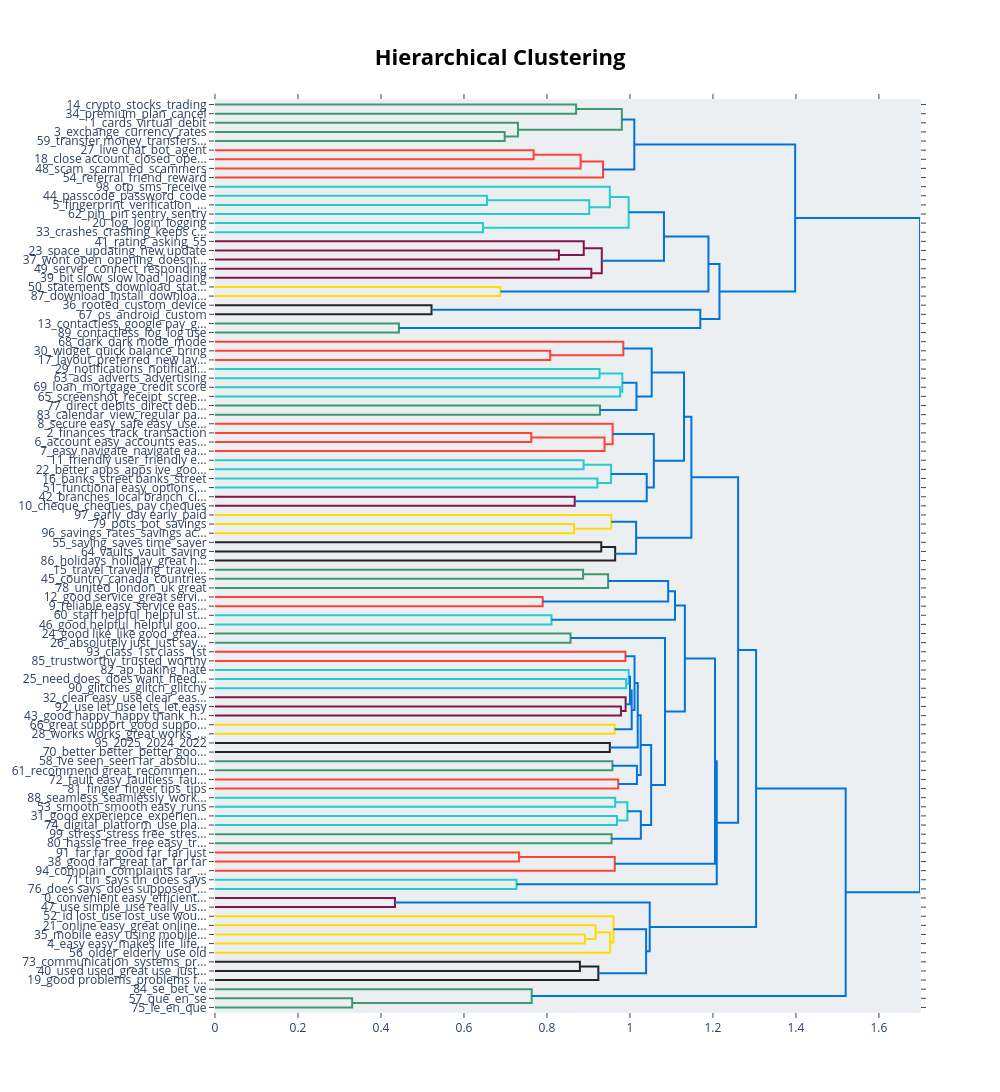

Source (notebook cell):
### Code cell
# Visualize topics as a hierarchical tree
fig = seed_try.visualize_hierarchy()
fig.show()

### Figure 1 — Plotly figure (JSON) as saved in the notebook; plotly's stock layout.template omitted (floating-point values rounded to 4 significant figures)
{"data": [{"hoverinfo": "text", "marker": {"color": "rgb(61,153,112)"}, "mode": "lines", "type": "scatter", "x": [0.0, 0.8702, 0.8702, 0.0], "xaxis": "x", "y": [-5.0, -5.0, -15.0, -15.0], "yaxis": "y"}, {"hoverinfo": "text", "marker": {"color": "rgb(61,153,112)"}, "mode": "lines", "type": "scatter", "x": [0.0, 0.6982, 0.6982, 0.0], "xaxis": "x", "y": [-35.0, -35.0, -45.0, -45.0], "yaxis": "y"}, {"hoverinfo": "text", "marker": {"color": "rgb(61,153,112)"}, "mode": "lines", "type": "scatter", "x": [0.0, 0.7301, 0.7301, 0.6982], "xaxis": "x", "y": [-25.0, -25.0, -40.0, -40.0], "yaxis": "y"}, {"hoverinfo": "text", "marker": {"color": "rgb(61,153,112)"}, "mode": "lines", "type": "scatter", "x": [0.8702, 0.9805, 0.9805, 0.7301], "xaxis": "x", "y": [-10.0, -10.0, -32.5, -32.5], "yaxis": "y"}, {"hoverinfo": "text", "marker": {"color": "rgb(255,65,54)"}, "mode": "lines", "type": "scatter", "x": [0.0, 0.7679, 0.7679, 0.0], "xaxis": "x", "y": [-55.0, -55.0, -65.0, -65.0], "yaxis": "y"}, {"hoverinfo": "text", "marker": {"color": "rgb(255,65,54)"}, "mode": "lines", "type": "scatter", "x": [0.7679, 0.8811, 0.8811, 0.0], "xaxis": "x", "y": [-60.0, -60.0, -75.0, -75.0], "yaxis": "y"}, {"hoverinfo": "text", "marker": {"color": "rgb(255,65,54)"}, "mode": "lines", "type": "scatter", "x": [0.8811, 0.9352, 0.9352, 0.0], "xaxis": "x", "y": [-67.5, -67.5, -85.0, -85.0], "yaxis": "y"}, {"hoverinfo": "text", "marker": {"color": "rgb(0,116,217)"}, "mode": "lines", "type": "scatter", "x": [0.9805, 1.011, 1.011, 0.9352], "xaxis": "x", "y": [-21.25, -21.25, -76.25, -76.25], "yaxis": "y"}, {"hoverinfo": "text", "marker": {"color": "rgb(35,205,205)"}, "mode": "lines", "type": "scatter", "x": [0.0, 0.6555, 0.6555, 0.0], "xaxis": "x", "y": [-105.0, -105.0, -115.0, -115.0], "yaxis": "y"}, {"hoverinfo": "text", "marker": {"color": "rgb(35,205,205)"}, "mode": "lines", "type": "scatter", "x": [0.6555, 0.9019, 0.9019, 0.0], "xaxis": "x", "y": [-110.0, -110.0, -125.0, -125.0], "yaxis": "y"}, {"hoverinfo": "text", "marker": {"color": "rgb(35,205,205)"}, "mode": "lines", "type": "scatter", "x": [0.0, 0.9515, 0.9515, 0.9019], "xaxis": "x", "y": [-95.0, -95.0, -117.5, -117.5], "yaxis": "y"}, {"hoverinfo": "text", "marker": {"color": "rgb(35,205,205)"}, "mode": "lines", "type": "scatter", "x": [0.0, 0.646, 0.646, 0.0], "xaxis": "x", "y": [-135.0, -135.0, -145.0, -145.0], "yaxis": "y"}, {"hoverinfo": "text", "marker": {"color": "rgb(35,205,205)"}, "mode": "lines", "type": "scatter", "x": [0.9515, 0.997, 0.997, 0.646], "xaxis": "x", "y": [-106.2, -106.2, -140.0, -140.0], "yaxis": "y"}, {"hoverinfo": "text", "marker": {"color": "rgb(133,20,75)"}, "mode": "lines", "type": "scatter", "x": [0.0, 0.8288, 0.8288, 0.0], "xaxis": "x", "y": [-165.0, -165.0, -175.0, -175.0], "yaxis": "y"}, {"hoverinfo": "text", "marker": {"color": "rgb(133,20,75)"}, "mode": "lines", "type": "scatter", "x": [0.0, 0.8887, 0.8887, 0.8288], "xaxis": "x", "y": [-155.0, -155.0, -170.0, -170.0], "yaxis": "y"}, {"hoverinfo": "text", "marker": {"color": "rgb(133,20,75)"}, "mode": "lines", "type": "scatter", "x": [0.0, 0.9069, 0.9069, 0.0], "xaxis": "x", "y": [-185.0, -185.0, -195.0, -195.0], "yaxis": "y"}, {"hoverinfo": "text", "marker": {"color": "rgb(133,20,75)"}, "mode": "lines", "type": "scatter", "x": [0.8887, 0.9322, 0.9322, 0.9069], "xaxis": "x", "y": [-162.5, -162.5, -190.0, -190.0], "yaxis": "y"}, {"hoverinfo": "text", "marker": {"color": "rgb(0,116,217)"}, "mode": "lines", "type": "scatter", "x": [0.997, 1.082, 1.082, 0.9322], "xaxis": "x", "y": [-123.1, -123.1, -176.2, -176.2], "yaxis": "y"}, {"hoverinfo": "text", "marker": {"color": "rgb(255,220,0)"}, "mode": "lines", "type": "scatter", "x": [0.0, 0.6878, 0.6878, 0.0], "xaxis": "x", "y": [-205.0, -205.0, -215.0, -215.0], "yaxis": "y"}, {"hoverinfo": "text", "marker": {"color": "rgb(0,116,217)"}, "mode": "lines", "type": "scatter", "x": [1.082, 1.189, 1.189, 0.6878], "xaxis": "x", "y": [-149.7, -149.7, -210.0, -210.0], "yaxis": "y"}, {"hoverinfo": "text", "marker": {"color": "rgb(40,35,35)"}, "mode": "lines", "type": "scatter", "x": [0.0, 0.5218, 0.5218, 0.0], "xaxis": "x", "y": [-225.0, -225.0, -235.0, -235.0], "yaxis": "y"}, {"hoverinfo": "text", "marker": {"color": "rgb(61,153,112)"}, "mode": "lines", "type": "scatter", "x": [0.0, 0.4432, 0.4432, 0.0], "xaxis": "x", "y": [-245.0, -245.0, -255.0, -255.0], "yaxis": "y"}, {"hoverinfo": "text", "marker": {"color": "rgb(0,116,217)"}, "mode": "lines", "type": "scatter", "x": [0.5218, 1.17, 1.17, 0.4432], "xaxis": "x", "y": [-230.0, -230.0, -250.0, -250.0], "yaxis": "y"}, {"hoverinfo": "text", "marker": {"color": "rgb(0,116,217)"}, "mode": "lines", "type": "scatter", "x": [1.189, 1.216, 1.216, 1.17], "xaxis": "x", "y": [-179.8, -179.8, -240.0, -240.0], "yaxis": "y"}, {"hoverinfo": "text", "marker": {"color": "rgb(0,116,217)"}, "mode": "lines", "type": "scatter", "x": [1.011, 1.398, 1.398, 1.216], "xaxis": "x", "y": [-48.75, -48.75, -209.9, -209.9], "yaxis": "y"}, {"hoverinfo": "text", "marker": {"color": "rgb(255,65,54)"}, "mode": "lines", "type": "scatter", "x": [0.0, 0.8079, 0.8079, 0.0], "xaxis": "x", "y": [-275.0, -275.0, -285.0, -285.0], "yaxis": "y"}, {"hoverinfo": "text", "marker": {"color": "rgb(255,65,54)"}, "mode": "lines", "type": "scatter", "x": [0.0, 0.9841, 0.9841, 0.8079], "xaxis": "x", "y": [-265.0, -265.0, -280.0, -280.0], "yaxis": "y"}, {"hoverinfo": "text", "marker": {"color": "rgb(35,205,205)"}, "mode": "lines", "type": "scatter", "x": [0.0, 0.9267, 0.9267, 0.0], "xaxis": "x", "y": [-295.0, -295.0, -305.0, -305.0], "yaxis": "y"}, {"hoverinfo": "text", "marker": {"color": "rgb(35,205,205)"}, "mode": "lines", "type": "scatter", "x": [0.0, 0.9766, 0.9766, 0.0], "xaxis": "x", "y": [-315.0, -315.0, -325.0, -325.0], "yaxis": "y"}, {"hoverinfo": "text", "marker": {"color": "rgb(35,205,205)"}, "mode": "lines", "type": "scatter", "x": [0.9267, 0.9816, 0.9816, 0.9766], "xaxis": "x", "y": [-300.0, -300.0, -320.0, -320.0], "yaxis": "y"}, {"hoverinfo": "text", "marker": {"color": "rgb(61,153,112)"}, "mode": "lines", "type": "scatter", "x": [0.0, 0.9277, 0.9277, 0.0], "xaxis": "x", "y": [-335.0, -335.0, -345.0, -345.0], "yaxis": "y"}, {"hoverinfo": "text", "marker": {"color": "rgb(0,116,217)"}, "mode": "lines", "type": "scatter", "x": [0.9816, 1.016, 1.016, 0.9277], "xaxis": "x", "y": [-310.0, -310.0, -340.0, -340.0], "yaxis": "y"}, {"hoverinfo": "text", "marker": {"color": "rgb(0,116,217)"}, "mode": "lines", "type": "scatter", "x": [0.9841, 1.052, 1.052, 1.016], "xaxis": "x", "y": [-272.5, -272.5, -325.0, -325.0], "yaxis": "y"}, {"hoverinfo": "text", "marker": {"color": "rgb(255,65,54)"}, "mode": "lines", "type": "scatter", "x": [0.0, 0.7623, 0.7623, 0.0], "xaxis": "x", "y": [-365.0, -365.0, -375.0, -375.0], "yaxis": "y"}, {"hoverinfo": "text", "marker": {"color": "rgb(255,65,54)"}, "mode": "lines", "type": "scatter", "x": [0.7623, 0.9388, 0.9388, 0.0], "xaxis": "x", "y": [-370.0, -370.0, -385.0, -385.0], "yaxis": "y"}, {"hoverinfo": "text", "marker": {"color": "rgb(255,65,54)"}, "mode": "lines", "type": "scatter", "x": [0.0, 0.9583, 0.9583, 0.9388], "xaxis": "x", "y": [-355.0, -355.0, -377.5, -377.5], "yaxis": "y"}, {"hoverinfo": "text", "marker": {"color": "rgb(35,205,205)"}, "mode": "lines", "type": "scatter", "x": [0.0, 0.8883, 0.8883, 0.0], "xaxis": "x", "y": [-395.0, -395.0, -405.0, -405.0], "yaxis": "y"}, {"hoverinfo": "text", "marker": {"color": "rgb(35,205,205)"}, "mode": "lines", "type": "scatter", "x": [0.0, 0.9217, 0.9217, 0.0], "xaxis": "x", "y": [-415.0, -415.0, -425.0, -425.0], "yaxis": "y"}, {"hoverinfo": "text", "marker": {"color": "rgb(35,205,205)"}, "mode": "lines", "type": "scatter", "x": [0.8883, 0.9544, 0.9544, 0.9217], "xaxis": "x", "y": [-400.0, -400.0, -420.0, -420.0], "yaxis": "y"}, {"hoverinfo": "text", "marker": {"color": "rgb(133,20,75)"}, "mode": "lines", "type": "scatter", "x": [0.0, 0.8669, 0.8669, 0.0], "xaxis": "x", "y": [-435.0, -435.0, -445.0, -445.0], "yaxis": "y"}, {"hoverinfo": "text", "marker": {"color": "rgb(0,116,217)"}, "mode": "lines", "type": "scatter", "x": [0.9544, 1.04, 1.04, 0.8669], "xaxis": "x", "y": [-410.0, -410.0, -440.0, -440.0], "yaxis": "y"}, {"hoverinfo": "text", "marker": {"color": "rgb(0,116,217)"}, "mode": "lines", "type": "scatter", "x": [0.9583, 1.058, 1.058, 1.04], "xaxis": "x", "y": [-366.2, -366.2, -425.0, -425.0], "yaxis": "y"}, {"hoverinfo": "text", "marker": {"color": "rgb(0,116,217)"}, "mode": "lines", "type": "scatter", "x": [1.052, 1.13, 1.13, 1.058], "xaxis": "x", "y": [-298.8, -298.8, -395.6, -395.6], "yaxis": "y"}, {"hoverinfo": "text", "marker": {"color": "rgb(255,220,0)"}, "mode": "lines", "type": "scatter", "x": [0.0, 0.8654, 0.8654, 0.0], "xaxis": "x", "y": [-465.0, -465.0, -475.0, -475.0], "yaxis": "y"}, {"hoverinfo": "text", "marker": {"color": "rgb(255,220,0)"}, "mode": "lines", "type": "scatter", "x": [0.0, 0.9551, 0.9551, 0.8654], "xaxis": "x", "y": [-455.0, -455.0, -470.0, -470.0], "yaxis": "y"}, {"hoverinfo": "text", "marker": {"color": "rgb(40,35,35)"}, "mode": "lines", "type": "scatter", "x": [0.0, 0.9309, 0.9309, 0.0], "xaxis": "x", "y": [-485.0, -485.0, -495.0, -495.0], "yaxis": "y"}, {"hoverinfo": "text", "marker": {"color": "rgb(40,35,35)"}, "mode": "lines", "type": "scatter", "x": [0.9309, 0.9644, 0.9644, 0.0], "xaxis": "x", "y": [-490.0, -490.0, -505.0, -505.0], "yaxis": "y"}, {"hoverinfo": "text", "marker": {"color": "rgb(0,116,217)"}, "mode": "lines", "type": "scatter", "x": [0.9551, 1.015, 1.015, 0.9644], "xaxis": "x", "y": [-462.5, -462.5, -497.5, -497.5], "yaxis": "y"}, {"hoverinfo": "text", "marker": {"color": "rgb(0,116,217)"}, "mode": "lines", "type": "scatter", "x": [1.13, 1.148, 1.148, 1.015], "xaxis": "x", "y": [-347.2, -347.2, -480.0, -480.0], "yaxis": "y"}, {"hoverinfo": "text", "marker": {"color": "rgb(61,153,112)"}, "mode": "lines", "type": "scatter", "x": [0.0, 0.8871, 0.8871, 0.0], "xaxis": "x", "y": [-515.0, -515.0, -525.0, -525.0], "yaxis": "y"}, {"hoverinfo": "text", "marker": {"color": "rgb(61,153,112)"}, "mode": "lines", "type": "scatter", "x": [0.8871, 0.9474, 0.9474, 0.0], "xaxis": "x", "y": [-520.0, -520.0, -535.0, -535.0], "yaxis": "y"}, {"hoverinfo": "text", "marker": {"color": "rgb(255,65,54)"}, "mode": "lines", "type": "scatter", "x": [0.0, 0.7896, 0.7896, 0.0], "xaxis": "x", "y": [-545.0, -545.0, -555.0, -555.0], "yaxis": "y"}, {"hoverinfo": "text", "marker": {"color": "rgb(0,116,217)"}, "mode": "lines", "type": "scatter", "x": [0.9474, 1.092, 1.092, 0.7896], "xaxis": "x", "y": [-527.5, -527.5, -550.0, -550.0], "yaxis": "y"}, {"hoverinfo": "text", "marker": {"color": "rgb(35,205,205)"}, "mode": "lines", "type": "scatter", "x": [0.0, 0.8109, 0.8109, 0.0], "xaxis": "x", "y": [-565.0, -565.0, -575.0, -575.0], "yaxis": "y"}, {"hoverinfo": "text", "marker": {"color": "rgb(0,116,217)"}, "mode": "lines", "type": "scatter", "x": [1.092, 1.109, 1.109, 0.8109], "xaxis": "x", "y": [-538.8, -538.8, -570.0, -570.0], "yaxis": "y"}, {"hoverinfo": "text", "marker": {"color": "rgb(61,153,112)"}, "mode": "lines", "type": "scatter", "x": [0.0, 0.8568, 0.8568, 0.0], "xaxis": "x", "y": [-585.0, -585.0, -595.0, -595.0], "yaxis": "y"}, {"hoverinfo": "text", "marker": {"color": "rgb(255,65,54)"}, "mode": "lines", "type": "scatter", "x": [0.0, 0.9892, 0.9892, 0.0], "xaxis": "x", "y": [-605.0, -605.0, -615.0, -615.0], "yaxis": "y"}, {"hoverinfo": "text", "marker": {"color": "rgb(35,205,205)"}, "mode": "lines", "type": "scatter", "x": [0.0, 0.9907, 0.9907, 0.0], "xaxis": "x", "y": [-635.0, -635.0, -645.0, -645.0], "yaxis": "y"}, {"hoverinfo": "text", "marker": {"color": "rgb(35,205,205)"}, "mode": "lines", "type": "scatter", "x": [0.0, 0.997, 0.997, 0.9907], "xaxis": "x", "y": [-625.0, -625.0, -640.0, -640.0], "yaxis": "y"}, {"hoverinfo": "text", "marker": {"color": "rgb(133,20,75)"}, "mode": "lines", "type": "scatter", "x": [0.0, 0.9783, 0.9783, 0.0], "xaxis": "x", "y": [-665.0, -665.0, -675.0, -675.0], "yaxis": "y"}, {"hoverinfo": "text", "marker": {"color": "rgb(133,20,75)"}, "mode": "lines", "type": "scatter", "x": [0.0, 0.9896, 0.9896, 0.9783], "xaxis": "x", "y": [-655.0, -655.0, -670.0, -670.0], "yaxis": "y"}, {"hoverinfo": "text", "marker": {"color": "rgb(0,116,217)"}, "mode": "lines", "type": "scatter", "x": [0.997, 1.0, 1.0, 0.9896], "xaxis": "x", "y": [-632.5, -632.5, -662.5, -662.5], "yaxis": "y"}, {"hoverinfo": "text", "marker": {"color": "rgb(255,220,0)"}, "mode": "lines", "type": "scatter", "x": [0.0, 0.9631, 0.9631, 0.0], "xaxis": "x", "y": [-685.0, -685.0, -695.0, -695.0], "yaxis": "y"}, {"hoverinfo": "text", "marker": {"color": "rgb(0,116,217)"}, "mode": "lines", "type": "scatter", "x": [1.0, 1.004, 1.004, 0.9631], "xaxis": "x", "y": [-647.5, -647.5, -690.0, -690.0], "yaxis": "y"}, {"hoverinfo": "text", "marker": {"color": "rgb(0,116,217)"}, "mode": "lines", "type": "scatter", "x": [0.9892, 1.011, 1.011, 1.004], "xaxis": "x", "y": [-610.0, -610.0, -668.8, -668.8], "yaxis": "y"}, {"hoverinfo": "text", "marker": {"color": "rgb(40,35,35)"}, "mode": "lines", "type": "scatter", "x": [0.0, 0.9515, 0.9515, 0.0], "xaxis": "x", "y": [-705.0, -705.0, -715.0, -715.0], "yaxis": "y"}, {"hoverinfo": "text", "marker": {"color": "rgb(0,116,217)"}, "mode": "lines", "type": "scatter", "x": [1.011, 1.019, 1.019, 0.9515], "xaxis": "x", "y": [-639.4, -639.4, -710.0, -710.0], "yaxis": "y"}, {"hoverinfo": "text", "marker": {"color": "rgb(61,153,112)"}, "mode": "lines", "type": "scatter", "x": [0.0, 0.9577, 0.9577, 0.0], "xaxis": "x", "y": [-725.0, -725.0, -735.0, -735.0], "yaxis": "y"}, {"hoverinfo": "text", "marker": {"color": "rgb(255,65,54)"}, "mode": "lines", "type": "scatter", "x": [0.0, 0.9719, 0.9719, 0.0], "xaxis": "x", "y": [-745.0, -745.0, -755.0, -755.0], "yaxis": "y"}, {"hoverinfo": "text", "marker": {"color": "rgb(0,116,217)"}, "mode": "lines", "type": "scatter", "x": [0.9577, 1.017, 1.017, 0.9719], "xaxis": "x", "y": [-730.0, -730.0, -750.0, -750.0], "yaxis": "y"}, {"hoverinfo": "text", "marker": {"color": "rgb(0,116,217)"}, "mode": "lines", "type": "scatter", "x": [1.019, 1.026, 1.026, 1.017], "xaxis": "x", "y": [-674.7, -674.7, -740.0, -740.0], "yaxis": "y"}, {"hoverinfo": "text", "marker": {"color": "rgb(35,205,205)"}, "mode": "lines", "type": "scatter", "x": [0.0, 0.9644, 0.9644, 0.0], "xaxis": "x", "y": [-765.0, -765.0, -775.0, -775.0], "yaxis": "y"}, {"hoverinfo": "text", "marker": {"color": "rgb(35,205,205)"}, "mode": "lines", "type": "scatter", "x": [0.0, 0.9687, 0.9687, 0.0], "xaxis": "x", "y": [-785.0, -785.0, -795.0, -795.0], "yaxis": "y"}, {"hoverinfo": "text", "marker": {"color": "rgb(35,205,205)"}, "mode": "lines", "type": "scatter", "x": [0.9644, 0.9939, 0.9939, 0.9687], "xaxis": "x", "y": [-770.0, -770.0, -790.0, -790.0], "yaxis": "y"}, {"hoverinfo": "text", "marker": {"color": "rgb(61,153,112)"}, "mode": "lines", "type": "scatter", "x": [0.0, 0.9558, 0.9558, 0.0], "xaxis": "x", "y": [-805.0, -805.0, -815.0, -815.0], "yaxis": "y"}, {"hoverinfo": "text", "marker": {"color": "rgb(0,116,217)"}, "mode": "lines", "type": "scatter", "x": [0.9939, 1.026, 1.026, 0.9558], "xaxis": "x", "y": [-780.0, -780.0, -810.0, -810.0], "yaxis": "y"}, {"hoverinfo": "text", "marker": {"color": "rgb(0,116,217)"}, "mode": "lines", "type": "scatter", "x": [1.026, 1.051, 1.051, 1.026], "xaxis": "x", "y": [-707.3, -707.3, -795.0, -795.0], "yaxis": "y"}, {"hoverinfo": "text", "marker": {"color": "rgb(0,116,217)"}, "mode": "lines", "type": "scatter", "x": [0.8568, 1.085, 1.085, 1.051], "xaxis": "x", "y": [-590.0, -590.0, -751.2, -751.2], "yaxis": "y"}, {"hoverinfo": "text", "marker": {"color": "rgb(0,116,217)"}, "mode": "lines", "type": "scatter", "x": [1.109, 1.132, 1.132, 1.085], "xaxis": "x", "y": [-554.4, -554.4, -670.6, -670.6], "yaxis": "y"}, {"hoverinfo": "text", "marker": {"color": "rgb(255,65,54)"}, "mode": "lines", "type": "scatter", "x": [0.0, 0.7328, 0.7328, 0.0], "xaxis": "x", "y": [-825.0, -825.0, -835.0, -835.0], "yaxis": "y"}, {"hoverinfo": "text", "marker": {"color": "rgb(255,65,54)"}, "mode": "lines", "type": "scatter", "x": [0.7328, 0.9634, 0.9634, 0.0], "xaxis": "x", "y": [-830.0, -830.0, -845.0, -845.0], "yaxis": "y"}, {"hoverinfo": "text", "marker": {"color": "rgb(0,116,217)"}, "mode": "lines", "type": "scatter", "x": [1.132, 1.205, 1.205, 0.9634], "xaxis": "x", "y": [-612.5, -612.5, -837.5, -837.5], "yaxis": "y"}, {"hoverinfo": "text", "marker": {"color": "rgb(35,205,205)"}, "mode": "lines", "type": "scatter", "x": [0.0, 0.7266, 0.7266, 0.0], "xaxis": "x", "y": [-855.0, -855.0, -865.0, -865.0], "yaxis": "y"}, {"hoverinfo": "text", "marker": {"color": "rgb(0,116,217)"}, "mode": "lines", "type": "scatter", "x": [1.205, 1.209, 1.209, 0.7266], "xaxis": "x", "y": [-725.0, -725.0, -860.0, -860.0], "yaxis": "y"}, {"hoverinfo": "text", "marker": {"color": "rgb(0,116,217)"}, "mode": "lines", "type": "scatter", "x": [1.148, 1.261, 1.261, 1.209], "xaxis": "x", "y": [-413.6, -413.6, -792.5, -792.5], "yaxis": "y"}, {"hoverinfo": "text", "marker": {"color": "rgb(133,20,75)"}, "mode": "lines", "type": "scatter", "x": [0.0, 0.4337, 0.4337, 0.0], "xaxis": "x", "y": [-875.0, -875.0, -885.0, -885.0], "yaxis": "y"}, {"hoverinfo": "text", "marker": {"color": "rgb(255,220,0)"}, "mode": "lines", "type": "scatter", "x": [0.0, 0.8916, 0.8916, 0.0], "xaxis": "x", "y": [-915.0, -915.0, -925.0, -925.0], "yaxis": "y"}, {"hoverinfo": "text", "marker": {"color": "rgb(255,220,0)"}, "mode": "lines", "type": "scatter", "x": [0.0, 0.9171, 0.9171, 0.8916], "xaxis": "x", "y": [-905.0, -905.0, -920.0, -920.0], "yaxis": "y"}, {"hoverinfo": "text", "marker": {"color": "rgb(255,220,0)"}, "mode": "lines", "type": "scatter", "x": [0.9171, 0.9522, 0.9522, 0.0], "xaxis": "x", "y": [-912.5, -912.5, -935.0, -935.0], "yaxis": "y"}, {"hoverinfo": "text", "marker": {"color": "rgb(255,220,0)"}, "mode": "lines", "type": "scatter", "x": [0.0, 0.9602, 0.9602, 0.9522], "xaxis": "x", "y": [-895.0, -895.0, -923.8, -923.8], "yaxis": "y"}, {"hoverinfo": "text", "marker": {"color": "rgb(40,35,35)"}, "mode": "lines", "type": "scatter", "x": [0.0, 0.8794, 0.8794, 0.0], "xaxis": "x", "y": [-945.0, -945.0, -955.0, -955.0], "yaxis": "y"}, {"hoverinfo": "text", "marker": {"color": "rgb(40,35,35)"}, "mode": "lines", "type": "scatter", "x": [0.8794, 0.9238, 0.9238, 0.0], "xaxis": "x", "y": [-950.0, -950.0, -965.0, -965.0], "yaxis": "y"}, {"hoverinfo": "text", "marker": {"color": "rgb(0,116,217)"}, "mode": "lines", "type": "scatter", "x": [0.9602, 1.039, 1.039, 0.9238], "xaxis": "x", "y": [-909.4, -909.4, -957.5, -957.5], "yaxis": "y"}, {"hoverinfo": "text", "marker": {"color": "rgb(0,116,217)"}, "mode": "lines", "type": "scatter", "x": [0.4337, 1.048, 1.048, 1.039], "xaxis": "x", "y": [-880.0, -880.0, -933.4, -933.4], "yaxis": "y"}, {"hoverinfo": "text", "marker": {"color": "rgb(0,116,217)"}, "mode": "lines", "type": "scatter", "x": [1.261, 1.304, 1.304, 1.048], "xaxis": "x", "y": [-603.0, -603.0, -906.7, -906.7], "yaxis": "y"}, {"hoverinfo": "text", "marker": {"color": "rgb(61,153,112)"}, "mode": "lines", "type": "scatter", "x": [0.0, 0.3306, 0.3306, 0.0], "xaxis": "x", "y": [-985.0, -985.0, -995.0, -995.0], "yaxis": "y"}, {"hoverinfo": "text", "marker": {"color": "rgb(61,153,112)"}, "mode": "lines", "type": "scatter", "x": [0.0, 0.7633, 0.7633, 0.3306], "xaxis": "x", "y": [-975.0, -975.0, -990.0, -990.0], "yaxis": "y"}, {"hoverinfo": "text", "marker": {"color": "rgb(0,116,217)"}, "mode": "lines", "type": "scatter", "x": [1.304, 1.52, 1.52, 0.7633], "xaxis": "x", "y": [-754.9, -754.9, -982.5, -982.5], "yaxis": "y"}, {"hoverinfo": "text", "marker": {"color": "rgb(0,116,217)"}, "mode": "lines", "type": "scatter", "x": [1.398, 1.699, 1.699, 1.52], "xaxis": "x", "y": [-129.3, -129.3, -868.7, -868.7], "yaxis": "y"}], "layout": {"autosize": false, "height": 1700, "hoverlabel": {"bgcolor": "white", "font": {"family": "Rockwell", "size": 16}}, "hovermode": "closest", "plot_bgcolor": "#ECEFF1", "showlegend": false, "title": {"font": {"color": "Black", "size": 22}, "text": "<b>Hierarchical Clustering</b>", "x": 0.5, "xanchor": "center", "yanchor": "top"}, "width": 1000, "xaxis": {"mirror": "allticks", "rangemode": "tozero", "showgrid": false, "showline": true, "showticklabels": true, "ticks": "outside", "type": "linear", "zeroline": false}, "yaxis": {"mirror": "allticks", "range": [-1000, 0], "rangemode": "tozero", "showgrid": false, "showline": true, "showticklabels": true, "tickmode": "array", "ticks": "outside", "ticktext": ["14_crypto_stocks_trading", "34_premium_plan_cancel", "1_cards_virtual_debit", "3_exchange_currency_rates", "59_transfer money_transfers...", "27_live chat_bot_agent", "18_close account_closed_ope...", "48_scam_scammed_scammers", "54_referral_friend_reward", "98_otp_sms_receive", "44_passcode_password_code", "5_fingerprint_verification_...", "62_pin_pin sentry_sentry", "20_log_login_logging", "33_crashes_crashing_keeps c...", "41_rating_asking_55", "23_space_updating_new update", "37_wont open_opening_doesnt...", "49_server_connect_responding", "39_bit slow_slow load_loading", "50_statements_download_stat...", "87_download_install_downloa...", "36_rooted_custom_device", "67_os_android_custom", "13_contactless_google pay_g...", "89_contactless_log_log use", "68_dark_dark mode_mode", "30_widget_quick balance_bring", "17_layout_preferred_new lay...", "29_notifications_notificati...", "63_ads_adverts_advertising", "69_loan_mortgage_credit score", "65_screenshot_receipt_scree...", "77_direct debits_direct deb...", "83_calendar_view_regular pa...", "8_secure easy_safe easy_use...", "2_finances_track_transaction", "6_account easy_accounts eas...", "7_easy navigate_navigate ea...", "11_friendly user_friendly e...", "22_better apps_apps ive_goo...", "16_banks_street banks_street", "51_functional easy_options ...", "42_branches_local branch_cl...", "10_cheque_cheques_pay cheques", "97_early_day early_paid", "79_pots_pot_savings", "96_savings_rates_savings ac...", "55_saving_saves time_saver", "64_vaults_vault_saving", "86_holidays_holiday_great h...", "15_travel_travelling_travel...", "45_country_canada_countries", "78_united_london_uk great", "12_good service_great servi...", "9_reliable easy_service eas...", "60_staff helpful_helpful st...", "46_good helpful_helpful goo...", "24_good like_like good_grea...", "26_absolutely just_just say...", "93_class_1st class_1st", "85_trustworthy_trusted_worthy", "82_ap_baking_hate", "25_need does_does want_need...", "90_glitches_glitch_glitchy", "32_clear easy_use clear_eas...", "92_use let_use lets_let easy", "43_good happy_happy thank_h...", "66_great support_good suppo...", "28_works works_great works_...", "95_2025_2024_2022", "70_better better_better goo...", "58_ive seen_seen far_absolu...", "61_recommend great_recommen...", "72_fault easy_faultless_fau...", "81_finger_finger tips_tips", "88_seamless_seamlessly_work...", "53_smooth_smooth easy_runs", "31_good experience_experien...", "74_digital_platform_use pla...", "99_stress_stress free_stres...", "80_hassle free_free easy_tr...", "91_far far_good far_far just", "38_good far_great far_far far", "94_complain_complaints far_...", "71_tin_says tin_does says", "76_does says_does supposed_...", "0_convenient easy_efficient...", "47_use simple_use really_us...", "52_id lost_use lost_use wou...", "21_online easy_great online...", "35_mobile easy_using mobile...", "4_easy easy_makes life_life...", "56_older_elderly_use old", "73_communication_systems_pr...", "40_used used_great use_just...", "19_good problems_problems f...", "84_se_bet_ve", "57_que_en_se", "75_le_en_que"], "tickvals": [-5, -15, -25, -35, -45, -55, -65, -75, -85, -95, -105, -115, -125, -135, -145, -155, -165, -175, -185, -195, -205, -215, -225, -235, -245, -255, -265, -275, -285, -295, -305, -315, -325, -335, -345, -355, -365, -375, -385, -395, -405, -415, -425, -435, -445, -455, -465, -475, -485, -495, -505, -515, -525, -535, -545, -555, -565, -575, -585, -595, -605, -615, -625, -635, -645, -655, -665, -675, -685, -695, -705, -715, -725, -735, -745, -755, -765, -775, -785, -795, -805, -815, -825, -835, -845, -855, -865, -875, -885, -895, -905, -915, -925, -935, -945, -955, -965, -975, -985, -995], "type": "linear", "zeroline": false}}}
